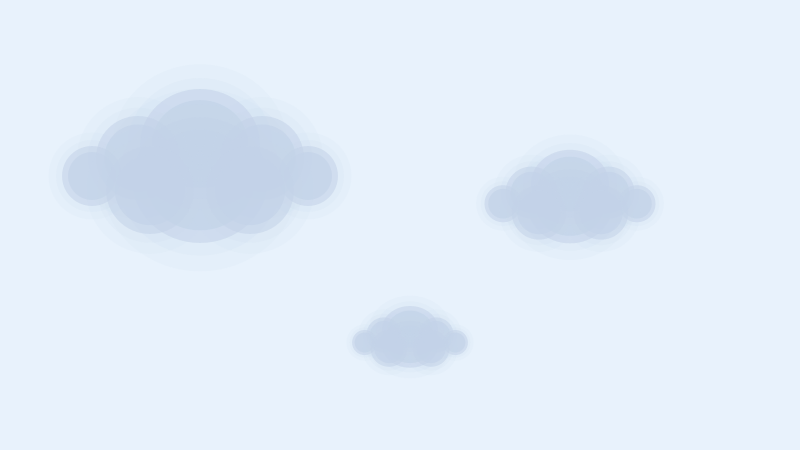
Frame 1 (no input)
Frame 60 (the mouse pressed at the canvas centre just before this capture): identical to frame 1, image omitted
Frame 120 (the mouse held since frame 60 and released just before this capture): identical to frame 1, image omitted

The Processing sketch that drew this single still picture (run headless with seeded random() and noise(); from frame 60 on, the mouse is pressed at the canvas centre):

// Processing sketch: Cloud_Class
// ── Cloud_Class.pde
Cloud[] clouds;

void setup() {
  size(800, 450);
  clouds = new Cloud[] {
    new Cloud(200, 170, 1.00),
    new Cloud(570, 200, 0.62),
    new Cloud(410, 340, 0.42),
  };
}

void draw() {
  background(232, 242, 252);
  for (Cloud c : clouds) {
    c.drawCloud();
  }
}


class Cloud {
  float posX, posY, size;

  // Fixed puff layout: {relX, relY, radius, xSizeOff, ySizeOff} — all relative to centre
  float[][] puffs = {
    {0, -26, 55, 5, 0},   // head
    {0,  10, 68, 0, -5},   // wide base
    {-62, -12, 42, 0, 0},   // left wing
    {62, -12, 42, 0, 0},   // right wing
    {-108,  6, 30, 0, 0},   // left edge
    {108,  6, 30, 0, 0},   // right edge
    {-50,  20, 44, 0, 0},   // left base
    {50,  20, 44, 0, 0},   // right base
  };

  Cloud(float x, float y, float s) {
    this.posX = x;
    this.posY = y;
    this.size = s;
  }

  void drawCloud() {
    pushMatrix();
    translate(posX, posY);
    noStroke();
    for (float[] p : puffs) {
      puff(p[0] * size, p[1] * size, p[2] * size, p[3], p[4]);
    }
    popMatrix();
  }

  void puff(float cx, float cy, float r, float xOff, float yOff) {
    float xScale = r + xOff;
    float yScale = r + yOff;
    
    fill(195, 210, 232, 25);  
    ellipse(cx, cy, xScale * 2.9, yScale * 2.9); 
    fill(195, 210, 232, 30);
    ellipse(cx, cy, xScale * 2.4, yScale * 2.4);
    fill(195, 210, 232, 140);
    ellipse(cx, cy, xScale * 2.0, yScale * 2.0);
    fill(195, 210, 232, 165);
    ellipse(cx, cy, xScale * 1.6, yScale * 1.6);
  }
}
